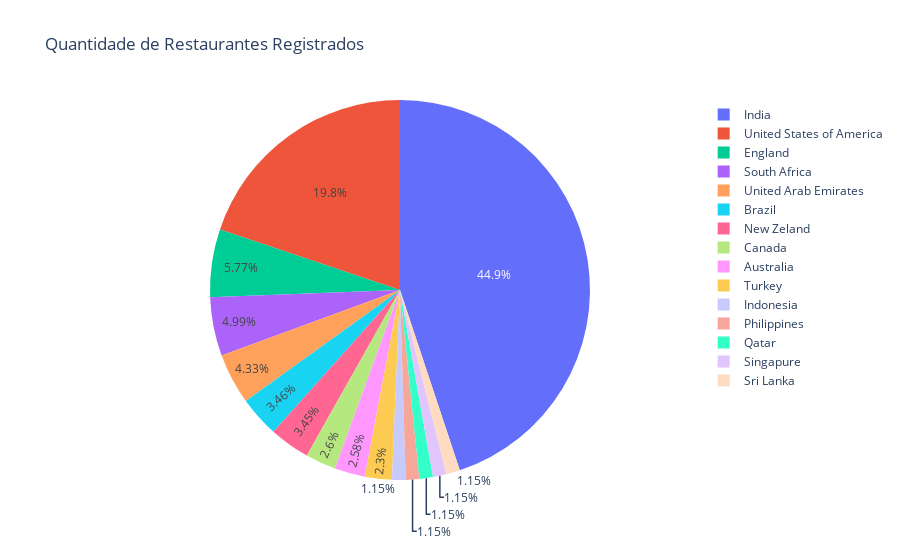

This figure's notebook cell:
### Code cell
fig = px.pie(restaurant_country, values='restaurant_id', names='country_name', title='Quantidade de Restaurantes Registrados')
fig.show()

### Figure 1 — Plotly figure (JSON) as saved in the notebook; plotly's stock layout.template omitted (floating-point values rounded to 4 significant figures)
{"data": [{"domain": {"x": [0, 1], "y": [0, 1]}, "hovertemplate": "country_name=%{label}<br>restaurant_id=%{value}<extra></extra>", "labels": ["India", "United States of America", "England", "South Africa", "United Arab Emirates", "Brazil", "New Zeland", "Canada", "Australia", "Turkey", "Indonesia", "Philippines", "Qatar", "Singapure", "Sri Lanka"], "legendgroup": "", "name": "", "showlegend": true, "type": "pie", "values": [3111, 1374, 400, 346, 300, 240, 239, 180, 179, 159, 80, 80, 80, 80, 80]}], "layout": {"autosize": true, "legend": {"tracegroupgap": 0}, "title": {"text": "Quantidade de Restaurantes Registrados"}}}
